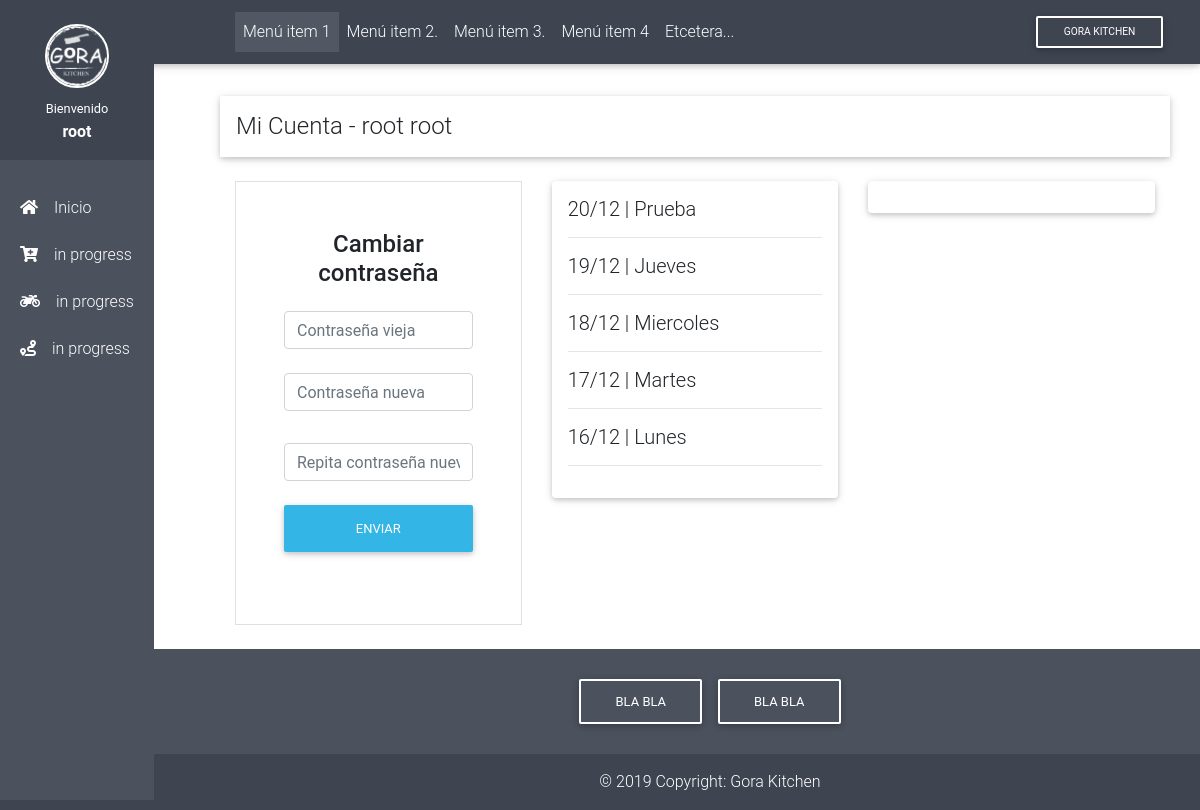
Screenshot of /empresas/account/ (signed in) with the database file from the repository.
### usuarios/models.py (models this page shows, shortened)
class User(AbstractBaseUser):
    email = models.EmailField(verbose_name="Email", max_length=60, unique=True)
    date = models.DateTimeField(verbose_name="Fecha de registro", auto_now_add=True)
    first_name = models.CharField(verbose_name="Nombre", max_length=30)
    last_name = models.CharField(verbose_name="Apellido", max_length=30)
    empresa = models.ForeignKey(
        Empresa,
        on_delete=models.SET_NULL,
        verbose_name="Empresa:",
        default=1,
        blank=True,
        null=True
    )
    is_admin = models.BooleanField(default=False)
    is_active = models.BooleanField(default=True)
    is_staff = models.BooleanField(default=False)
    is_superuser = models.BooleanField(default=False)
    objects = UserManager()
    USERNAME_FIELD = "email"
    REQUIRED_FIELDS = ["first_name", "last_name"]

### empresas/models.py (models this page shows, shortened)
class Empresa(models.Model):
    name = models.CharField(max_length=50, default="", verbose_name=u"Nombre")
    phone = models.CharField(max_length=15, default="", verbose_name=u"Teléfono")
    address = models.CharField(max_length=50, default="", verbose_name=u"Dirección")
    def __str__(self):
        return self.name

class Order(models.Model):
    id_empresa = models.ForeignKey(
        Empresa,
        on_delete=models.SET_NULL,
        verbose_name="Empresa:",
        null=True
    )
    id_empleado = models.ForeignKey(
        settings.AUTH_USER_MODEL,
        on_delete=models.SET_NULL,
        null=True
    )
    id_menu = models.ForeignKey(
        Menu,
        on_delete=models.SET_NULL,
        verbose_name="Menú:",
        null=True
    )
    date = models.DateField(
        default=date.today,
        verbose_name=u"Fecha del menú"
    )

class Menu(models.Model):
    name = models.CharField(max_length=50, default="", verbose_name=u"Nombre")
    is_forever = models.BooleanField(default=False, verbose_name=u"Es un menú fijo?")
    date = models.DateTimeField(
        default=django.utils.timezone.now,
        verbose_name=u"Fecha del pedido"
    )
    def __str__(self):
        return self.name

### empresas/views.py (the view)
# urls.py: path('account/', views.account, name='account'),
@login_required(login_url=C.LOGIN_URL)
def account(request):
    orders = Order.objects.filter(id_empleado=request.user).order_by("-date").all()[:5]
    orders2 = Order.objects.filter(id_empleado=request.user).order_by("-date").all()[5:10]
    context = {'title': C.ACCOUNT_TITLE, 'user': request.user, 'orders': orders, 'orders2': orders2}
    return render(request, C.ACCOUNT_TEMPLATE, context)

### empresas/templates/empresas/account.html (shortened to what this page needs)
{% extends 'html.html' %}
{% load static %}
{% block content %}
<div class="row w-100">
    <h4 class="w-100 py-3 px-3 title z-depth-1">Mi Cuenta - {{ user.first_name }} {{ user.last_name }}</h4>
</div>
<div class="row w-100 mt-3">
    <div class="col-md-4">
        <form class="text-center border border-light p-5" action="{% url 'empresas:change_password' %}" method="POST" >{% csrf_token %}
            <p class="h4 mb-4">Cambiar contraseña</p>
            <input type="password" name="old_password" id="old_password" class="form-control mb-4" placeholder="Contraseña vieja" required>
            <input type="password" name="new_password" id="new_password" class="new_password form-control mb-2" placeholder="Contraseña nueva" required minlength="8">
            <input type="password" name="new_password2" id="new_password2" class="new_password form-control mb-4" placeholder="Repita contraseña nueva" required minlength="8">
            <button class="btn btn-info btn-block my-4" type="submit">Enviar</button>
        </form>
    </div>
    <div class="col-md-4">
        <div class="card px-3 py-3">
        {% for o in orders %}
            <h5 class="my-0 mx-0">{{ o.date|date:'d/m' }} | {{ o.id_menu }}</h5>
            <hr>
        {% endfor %}
        </div>
    </div>
    <div class="col-md-4">
        <div class="card px-3 py-3">
        </div>
    </div>
</div>
{% endblock %}

### empresas/templates/header.html (shortened to what this page needs)
{% load static %}
  <header>
    <nav class="navbar fixed-top navbar-expand-lg navbar-dark stylish-color-dark scrolling-navbar">
      <div class="container-fluid">
        <div class="collapse navbar-collapse" id="navbarSupportedContent">
          <ul class="navbar-nav mr-auto">
            <li class="nav-item active">
              <a class="nav-link waves-effect" href="#">Menú item 1
              </a>
            </li>
            <li class="nav-item">
              <a class="nav-link waves-effect" href="https://mdbootstrap.com/education/bootstrap/" target="_blank">Menú item 2.</a>
            </li>
            <li class="nav-item">
              <a class="nav-link waves-effect" href="https://mdbootstrap.com/education/bootstrap/" target="_blank">Menú item 3.</a>
            </li>
            <li class="nav-item">
              <a class="nav-link waves-effect" href="https://mdbootstrap.com/education/bootstrap/" target="_blank">Menú item 4</a>
            </li>
            <li class="nav-item">
              <a class="nav-link waves-effect" href="https://mdbootstrap.com/education/bootstrap/" target="_blank">Etcetera...</a>
            </li>
          </ul>
          <a class="btn btn-outline-white btn-sm my-0" href="">{{ user.empresa }}</a>
        </div>
      </div>
    </nav>
    <div class="sidebar-fixed overflow-auto position-fixed stylish-color">
      <div class="sidebar-user">
        <img src="{% static 'images/logo.png' %}" class="img-fluid rounded-circle mb-2 border-white" alt="Logo de Gora">
        <div>
          <small>Bienvenido</small>
        </div>
        <div class="font-weight-bold">{{ user.first_name }}</div>
      </div>
      <div class="user-logo">
        <div class="user-avatar">
        </div>
      </div>
      <div class="list-group list-group-flush">
        <a href="{% url 'empresas:index' %}" class="list-group-item list-group-item-action stylish-color text-white  waves-effect">
          <i class="fas fa-home mr-3"></i>Inicio
        </a>
        <a href="" class="list-group-item list-group-item-action stylish-color text-white  waves-effect">
          <i class="fas fa-cart-plus mr-3"></i>in progress</a>
        <a href="" class="list-group-item list-group-item-action stylish-color text-white waves-effect">
          <i class="fas fa-motorcycle mr-3"></i>in progress</a>
        <a href="cuenta_corriente.html" class="list-group-item list-group-item-action stylish-color text-white  waves-effect">
          <i class="fas fa-route mr-3"></i>in progress</a>
      </div>
    </div>
  </header>

### gestor/static/css/sidebar.css (style rules this page uses)
.sidebar-fixed { height: 100vh; z-index: 1050; background-color: #fff; padding-top: 0; }
.sidebar-fixed .list-group-item { border: none; }
@media (min-width: 1200px) { .navbar, .page-footer, main { padding-left: 220px; } }
.sidebar-user { padding: 1.5rem 1rem 1rem; background: #3E4551; color: white; text-align: center; }
.sidebar-user img { width: 64px; height: 64px; }

### static/css/style.css (style rules this page uses)
.img-fluid, .img-thumbnail { max-width: 100%; height: auto; }
.white { background: white !important }
.border-white { border: 2px solid white }

### rows the page displays
User: empresa "GORA KITCHEN", first_name "root", last_name "root"
Order: date "20/12", id_menu "Prueba"
Order: date "19/12", id_menu "Jueves"
Order: date "18/12", id_menu "Miercoles"
Order: date "17/12", id_menu "Martes"
Order: date "16/12", id_menu "Lunes"
